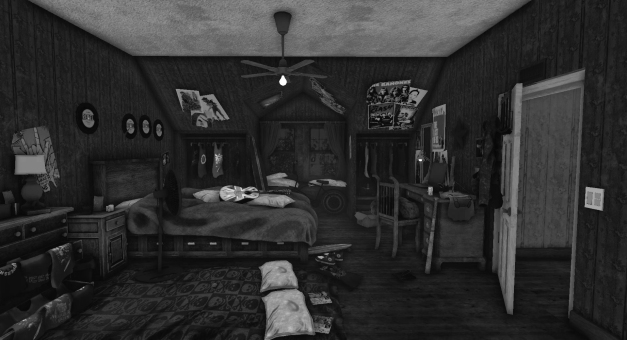
#> input picture 1exercise/example_03.jpeg, 627 x 340 px
$ python edge_detect.py --image example_03.jpeg
#> lines starting #> are read from the running program, lines starting #| are printed output that depends on the picture
import cv2 as cv
import numpy as np
import argparse

ap = argparse.ArgumentParser()
ap.add_argument("-i", "--image", required=True,
    help="path to input image")
args = vars(ap.parse_args())

img = cv.imread(args["image"])
#> img is the input picture: shape (340, 627, 3); min 6, max 254, mean 47

cv.imshow('Original', img)

def detect_edge(image):
    kernel = np.matrix([[0.6, 0, 0.6], [0, -2, 0], [0.4, 0, 0.4]])
    return cv.filter2D(image, -1, kernel)
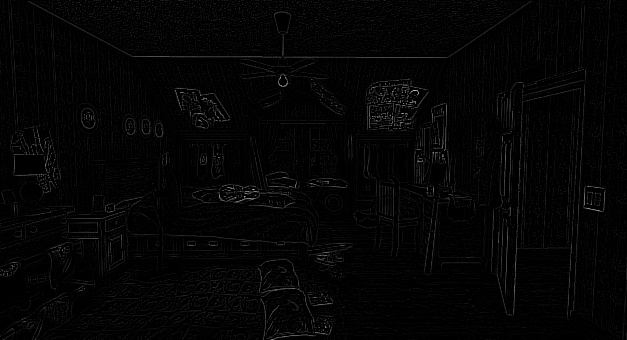
#> returned value: shape (340, 627, 3); min 0, max 196, mean 4.6

img = detect_edge(img)

cv.imshow('filtered', img)
cv.waitKey(0)
cv.destroyAllWindows()

$ run again, on 1exercise/example_02.png
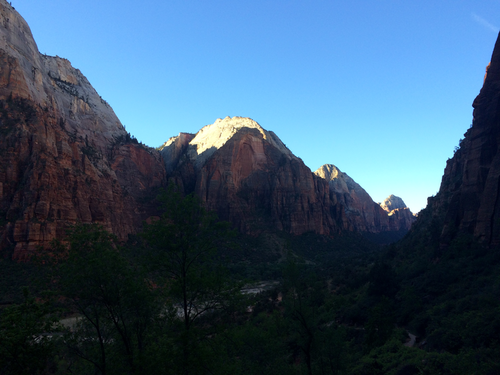
#> input picture 1exercise/example_02.png, 500 x 375 px
#> img is the input picture: shape (375, 500, 3); mean B, G, R 109.2, 85.3, 57.4
#> in detect_edge, `return cv.filter2D(image, -1, kernel)`:
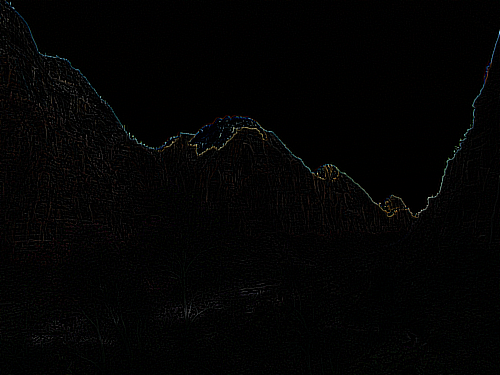
#> returned value: shape (375, 500, 3); mean of channels 0, 1, 2 2.9, 3.1, 3.1; drawn as B, G, R
